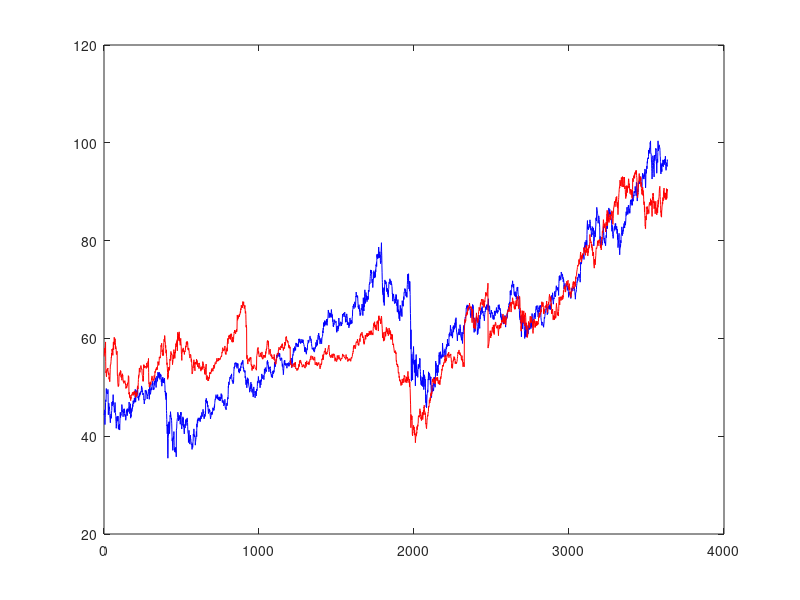

This chart was generated by the following MATLAB code: (Note: this script raises an error after producing the figure.)
clear;
pepsi = csvread('Pepsi.csv');
coca = csvread('Coca.csv');

%pepsi = pepsi(1000:1500);
%coca = coca(1000:1500);

p = polyfit(coca,pepsi,1);
length = size(coca,1);

plot(1:length,pepsi,'b',1:length,p(1)* coca+p(2),'r');

Y = [coca, pepsi];

[h,pValue,stat,cValue,reg] = egcitest(Y,'test',{'t1','t2'});
pValue

Cointegration(coca, pepsi)

a = reg(2).coeff(1);
b = reg(2).coeff(2);
plot(Y*[1;-b]-a);


length = 250;
sizeC = size(pepsi, 1)-length;
for i = 1:sizeC
    n_pepsi = pepsi(i: i+length);
    n_coca = coca(i: i+length);
    coint(i) = Cointegration(n_coca, n_pepsi);
    fprintf('%i %i %f\n', i, i+length, coint(i));
end